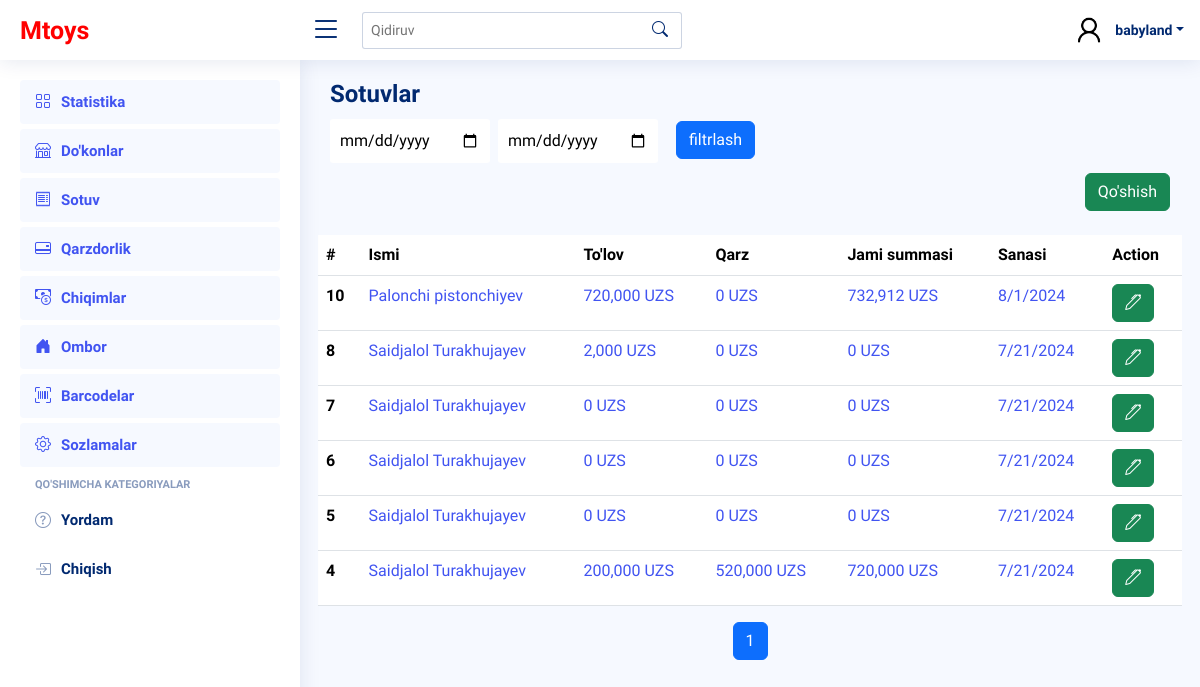
The page /sale/ (signed in) on the database its author committed.
### main_app/models.py (models this page shows, shortened)
class Sale(models.Model):
    payment = models.PositiveIntegerField(default=0)
    debt = models.PositiveIntegerField(default=0)
    date_added = models.DateField(auto_now_add=True)
    shop = models.ForeignKey(Shop, on_delete=models.CASCADE, related_name="sales")
    def get_amount(self):
        return sum([i.get_amount() for i in self.items.all()])

class Shop(models.Model):
    name = models.CharField(max_length=250)
    last_name = models.CharField(max_length=250)
    region = models.ForeignKey(Regions, on_delete=models.CASCADE, related_name="shops")

class SaleItems(models.Model):
    quantity = models.PositiveIntegerField(default=0)
    product = models.ForeignKey(Product, on_delete=models.CASCADE, related_name="sales")
    sale = models.ForeignKey(Sale, on_delete=models.CASCADE, related_name="items")
    def get_amount(self):
        overall =  self.product.sale_price * self.quantity
        if overall > 0:
            return overall
        else:
            return 0

class Product(models.Model):
    name = models.CharField(max_length=250)
    base_price = models.PositiveIntegerField(default=0)
    sale_price = models.PositiveIntegerField(default=0)
    amount = models.PositiveIntegerField(default=0)
    qr_code_id = models.CharField(max_length=250)

### main_app/views.py (the view, shortened to what this page needs)
# urls.py: path("sale/", SaleView.as_view(), name="sale"),
@method_decorator(login_required, name='dispatch')
class SaleView(ListView):
    template_name = "sale/sale.html"
    model = Sale
    paginate_by = 10
    context_object_name = 'object_list'
    def get_queryset(self):
        return Sale.objects.all()
    def get_context_data(self, **kwargs):
        context = {}
        sale_items = Sale.objects.all().order_by("-id")
        paginator_sale_items = Paginator(sale_items, self.paginate_by)
        page_number_sale_items = self.request.GET.get('page_sale_items')
        page_obj_sale_items = paginator_sale_items.get_page(page_number_sale_items)
        context = {
            "provinces":Province.objects.all(),
            "regions": Regions.objects.all(),
            "shops":Shop.objects.all(),
            "object_list": page_obj_sale_items
        }
        return context

### templates/sale/sale.html (shortened to what this page needs)
{% extends 'wrapper.html' %}
{% load humanize %}
{% block content %}
<div class="pagetitle">
    <h1>Sotuvlar</h1>
    <div class="d-felx justify-content-center align-items-center flex-column">
      <form method="POST" class="d-flex gap-2 justify-content-center align-items-center flex-column flex-lg-row justify-content-lg-start">
       <div class="from">
        <input name="from" type="date" id="from" style="border-radius: 3px;margin-top:10px;outline:none;border:none;padding:10px 10px;">
       </div>
        <div class="till">
          <input name="till" type="date" id="from" style="border-radius: 3px;margin-top:10px;outline:none;border:none;padding:10px 10px;">
        </div>
        <div class="button pt-2">
          <button class="btn btn-primary" name="filtr" style="margin-left: 10px;">filtrlash</button>
        </div>
      </form>
    </div>
  </div>
  <div class="d-flex justify-content-between align-items-center">
    <div>
      <form method="POST">
        <button type="button" class="btn btn-success" data-bs-toggle="modal" data-bs-target="#exampleModal">Qo'shish</button>
      </form>
    </div>
  </div>
    <div class="row" style="overflow-x: auto;">
      {% if object_list %}
            <table class="table mt-4" >
              <thead>
                <tr>
                  <th scope="col">#</th>
                  <th scope="col">Ismi</th>
                  <th scope="col">To'lov</th>
                  <th scope="col">Qarz</th>
                  <th scope="col">Jami summasi</th>
                  <th scope="col">Sanasi</th>
                  <th scope="col">Action</th>
                </tr>
              </thead>
              <tbody>
                {% for i in object_list %}
                <tr>
                    <th scope="row">{{ i.id }}</th>
                    <td><a href="{% url 'main_app:sale_detail' i.id %}">{{ i.shop.name }} {{ i.shop.last_name }}</a></td>
                    <td><a href="{% url 'main_app:sale_detail' i.id %}">{{ i.payment|intcomma }} UZS</a></td>
                    <td><a href="{% url 'main_app:sale_detail' i.id %}">{{ i.debt|intcomma }} UZS</a></td>
                    <td><a href="{% url 'main_app:sale_detail' i.id %}">{{ i.get_amount|intcomma }} UZS</a></td>
                    <td><a href="{% url 'main_app:sale_detail' i.id %}">{{ i.date_added.month }}/{{ i.date_added.day }}/{{ i.date_added.year }}</a></td>
                    <td>
                      <form method="POST" class="d-flex justify-content-start align-items-center gap-3">
                        <button type="button" class="btn btn-success edit-btn" data-id="{{ i.id }}" data-bs-toggle="modal"  data-bs-target="#editExpance"> <i class="bi bi-pen"></i></button>
                      </form>
                    </td>
                  </tr>
                {% endfor %}
              </tbody>
            </table>
            {% else %}
                  <div style="color: gray;font-size:20px;text-align:center">
                    Ma'lumot mavjud emas!!!
                  </div>
            {% endif %}
            <nav aria-label="Page navigation">
              <ul class="pagination justify-content-center">
                {% for num in object_list.paginator.page_range %}
                  {% if object_list.number == num %}
                    <li class="page-item active"><a class="page-link" href="?page_sale_items={{ num }}">{{ num }}</a></li>
                  {% else %}
                    <li class="page-item"><a class="page-link" href="?page_sale_items={{ num }}">{{ num }}</a></li>
                  {% endif %}
                {% endfor %}
              </ul>
          </nav>
    </div>
{% endblock content %}

### templates/wrapper.html (shortened to what this page needs)
<!DOCTYPE html>
{% load static %}
<html lang="en">
<head>
  <link href="{% static 'assets/vendor/bootstrap/css/bootstrap.min.css' %}" rel="stylesheet">
  <link href="{% static 'assets/vendor/bootstrap-icons/bootstrap-icons.css' %}" rel="stylesheet">
  <link href="{% static 'assets/vendor/boxicons/css/boxicons.min.css' %}" rel="stylesheet">
  <link href="{% static 'assets/vendor/quill/quill.snow.css' %}" rel="stylesheet">
  <link href="{% static 'assets/vendor/quill/quill.bubble.css' %}" rel="stylesheet">
  <link href="{% static 'assets/vendor/remixicon/remixicon.css' %}" rel="stylesheet">
  <link href="{% static 'assets/vendor/simple-datatables/style.css' %}" rel="stylesheet">
  <link href="{% static 'assets/css/style.css' %}" rel="stylesheet">
</head>
<body>
  <header id="header" class="header fixed-top d-flex align-items-center">
    <div class="d-flex align-items-center justify-content-between">
      <a href="{% url 'main_app:main' %}" class="logo d-flex align-items-center">
        Mtoys
      </a>
      <i class="bi bi-list toggle-sidebar-btn"></i>
    </div>
    <div class="search-bar">
      <form class="search-form d-flex align-items-center" method="GET">
        <input type="text" name="query" placeholder="Qidiruv" title="Enter search keyword">
        <button type="submit" title="Search" name="search"><i class="bi bi-search"></i></button>
      </form>
    </div>
    <nav class="header-nav ms-auto">
      <ul class="d-flex align-items-center">
        <li class="nav-item dropdown pe-3">
          <a class="nav-link nav-profile d-flex align-items-center pe-0" href="#" data-bs-toggle="dropdown">
            <img src="{% static 'assets/img/Sample_User_Icon (1).png' %}" alt="Profile" class="rounded-circle">
            <span class="d-none d-md-block dropdown-toggle ps-2">{{ request.user.username }}</span>
          </a>
        </li>
      </ul>
    </nav>
  </header>
  <aside id="sidebar" class="sidebar">
    <ul class="sidebar-nav" id="sidebar-nav">
      <li class="nav-item">
        <a class="nav-link " href="{% url 'main_app:main'%}">
          <i class="bi bi-grid"></i>
          <span>Statistika</span>
        </a>
      </li>
      <li class="nav-item">
        <a class="nav-link " href="{% url 'main_app:provinces'%}">
          <i class="bi bi-shop"></i>
          <span>Do'konlar</span>
        </a>
      </li>
      <li class="nav-item">
        <a class="nav-link " href="{% url 'main_app:sale'%}">
          <i class="bi bi-receipt"></i>
          <span>Sotuv</span>
        </a>
      </li>
      <li class="nav-item">
        <a class="nav-link " href="{% url 'main_app:debt'%}">
          <i class="bi bi-credit-card-2-back"></i>
          <span>Qarzdorlik</span>
        </a>
      </li>
      <li class="nav-item">
        <a class="nav-link " href="{% url 'expance_app:expance'%}">
          <i class="bi bi-cash-coin"></i>
          <span>Chiqimlar</span>
        </a>
      </li>
      <li class="nav-item">
        <a class="nav-link " href="{% url 'main_app:storage'%}">
          <i class="bi bi-house-door-fill"></i>
          <span>Ombor</span>
        </a>
      </li>
      <li class="nav-item">
        <a class="nav-link " href="{% url 'main_app:barcode'%}">
          <i class="bi bi-upc-scan"></i>
          <span>Barcodelar</span>
        </a>
      </li>
      <li class="nav-item">
        <a class="nav-link " href="{% url 'main_app:settings_app'%}">
          <i class="bi bi-gear"></i>
          <span>Sozlamalar</span>
        </a>
      </li>
      <li class="nav-heading">Qo'shimcha Kategoriyalar</li>
      <li class="nav-item">
        <a class="nav-link collapsed"  href="http://t.me/Saidjalol10">
          <i class="bi bi-question-circle"></i>
          <span>Yordam</span>
        </a>
      </li>
      <ul class="nav">
        <li class="nav-item">
          <a id="logout-link" class="nav-link collapsed" href="#">
            <i class="bi bi-box-arrow-in-right"></i>
            <span>Chiqish</span>
          </a>
        </li>
      </ul>
    </ul>
  </aside>
  <main id="main" class="main">
        {% block content %} {% endblock content %}
  </main>
</body>
</html>

### staticfiles/assets/css/style.css (style rules this page uses)
:root { scroll-behavior: smooth; }
body { font-family: "Open Sans", sans-serif; background: #f6f9ff; color: #444444; }
a { color: #4154f1; text-decoration: none; }
h1, h2, h3, h4, h5, h6 { font-family: "Nunito", sans-serif; }
#main { margin-top: 60px; padding: 20px 30px; transition: all 0.3s; }
.pagetitle { margin-bottom: 10px; }
.pagetitle h1 { font-size: 24px; margin-bottom: 0; font-weight: 600; color: #012970; }
.logo { line-height: 1; }
@media (min-width: 1200px) { .logo { width: 280px; } }
.header { transition: all 0.5s; z-index: 997; height: 60px; box-shadow: 0px 2px 20px rgba(1, 41, 112, 0.1); background-color: #fff; padding-left: 20px; }
.header .toggle-sidebar-btn { font-size: 32px; padding-left: 10px; cursor: pointer; color: #012970; }
.header .search-bar { min-width: 360px; padding: 0 20px; }
.header .search-form { width: 100%; }
.header .search-form input { border: 0; font-size: 14px; color: #012970; border: 1px solid rgba(1, 41, 112, 0.2); padding: 7px 38px 7px 8px; border-radius: 3px; transition: 0.3s; width: 100%; }
.header .search-form button { border: 0; padding: 0; margin-left: -30px; background: none; }
.header .search-form button i { color: #012970; }
.header-nav ul { list-style: none; }
.header-nav>ul { margin: 0; padding: 0; }
.header-nav .nav-profile { color: #012970; }
.header-nav .nav-profile img { max-height: 36px; }
.header-nav .nav-profile span { font-size: 14px; font-weight: 600; }
.sidebar { position: fixed; top: 60px; left: 0; bottom: 0; width: 300px; z-index: 996; transition: all 0.3s; padding: 20px; overflow-y: auto; scrollbar-width: thin; scrollbar-color: #aab7cf transparent; box-shadow: 0px 0px 20px rgba(1, 41, 112, 0.1); background-color: #fff; }
@media (min-width: 1200px) { #main, #footer { margin-left: 300px; } }
.sidebar-nav { padding: 0; margin: 0; list-style: none; }
.sidebar-nav li { padding: 0; margin: 0; list-style: none; }
.sidebar-nav .nav-item { margin-bottom: 5px; }
.sidebar-nav .nav-heading { font-size: 11px; text-transform: uppercase; color: #899bbd; font-weight: 600; margin: 10px 0 5px 15px; }
.sidebar-nav .nav-link { display: flex; align-items: center; font-size: 15px; font-weight: 600; color: #4154f1; transition: 0.3; background: #f6f9ff; padding: 10px 15px; border-radius: 4px; }
.sidebar-nav .nav-link i { font-size: 16px; margin-right: 10px; color: #4154f1; }
.sidebar-nav .nav-link.collapsed { color: #012970; background: #fff; }
.sidebar-nav .nav-link.collapsed i { color: #899bbd; }

### templates/wrapper.html (style rules this page uses)
.logo { color: red; font-weight: 900; font-size: 25px; }

### templates/sale/sale.html (style rules this page uses)
table { overflow: auto; }

### rows shown on the page
Sale: id "10", shop.name "Palonchi", shop.last_name "pistonchiyev", payment "720,000", debt "0", get_amount "732,912", date_added.month "8", date_added.day "1", date_added.year "2024"
Sale: id "8", shop.name "Saidjalol", shop.last_name "Turakhujayev", payment "2,000", debt "0", get_amount "0", date_added.month "7", date_added.day "21", date_added.year "2024"
Sale: id "7", shop.name "Saidjalol", shop.last_name "Turakhujayev", payment "0", debt "0", get_amount "0", date_added.month "7", date_added.day "21", date_added.year "2024"
Sale: id "6", shop.name "Saidjalol", shop.last_name "Turakhujayev", payment "0", debt "0", get_amount "0", date_added.month "7", date_added.day "21", date_added.year "2024"
Sale: id "5", shop.name "Saidjalol", shop.last_name "Turakhujayev", payment "0", debt "0", get_amount "0", date_added.month "7", date_added.day "21", date_added.year "2024"
Sale: id "4", shop.name "Saidjalol", shop.last_name "Turakhujayev", payment "200,000", debt "520,000", get_amount "720,000", date_added.month "7", date_added.day "21", date_added.year "2024"

### other values the page prints
{{ request.user.username }} "babyland"
{{ num }} "1"
